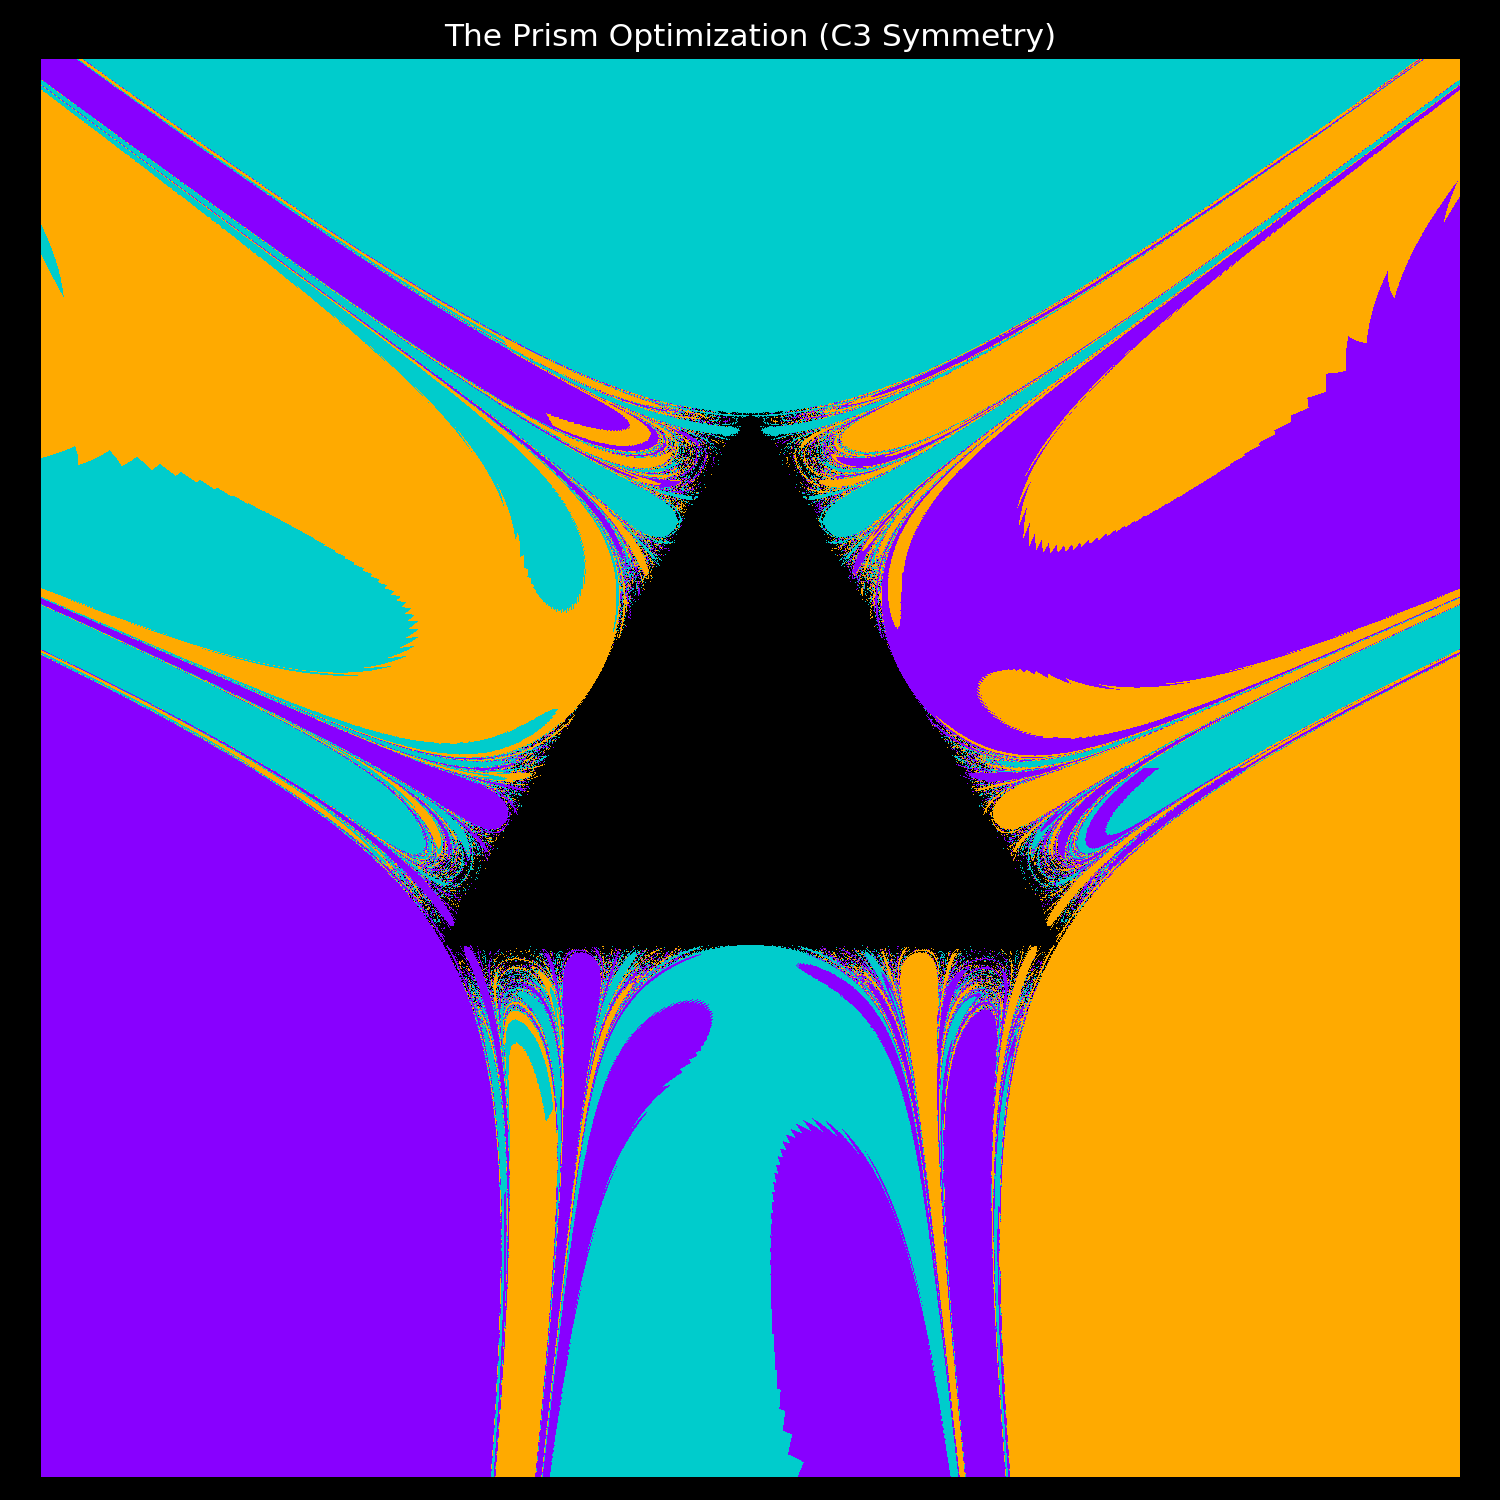

This figure's Python source:
import numpy as np
import matplotlib.pyplot as plt
from numba import njit, prange
import time

# ==========================================
# 1. THE PHYSICS KERNEL (Symplectic Numba)
# ==========================================
@njit(fastmath=True)
def get_basin_single(m, l, t_max=60.0, dt=0.05, escape_r2=16.0):
    """
    Integrates a single particle to find its exit basin.
    Returns: 1 (Teal), 2 (Center/Purple), 3 (Gold)
    """
    pm, pl = 0.0, 0.0
    steps = int(t_max / dt)
    
    # Pre-calc constants
    sigma = 1.0
    
    for _ in range(steps):
        # -- Symplectic Step 1 --
        fm = -(m + 2*sigma*m*l)
        fl = -(l + sigma*(m**2 - l**2))
        pm += 0.5 * dt * fm
        pl += 0.5 * dt * fl
        
        m += dt * pm
        l += dt * pl
        
        # -- Symplectic Step 2 --
        fm = -(m + 2*sigma*m*l)
        fl = -(l + sigma*(m**2 - l**2))
        pm += 0.5 * dt * fm
        pl += 0.5 * dt * fl
        
        # -- Ballistic Check --
        r2 = m*m + l*l
        if r2 > escape_r2:
            # We have escaped. Determine exit angle.
            angle = np.arctan2(l, m)
            # Map angle to basin (The 3 Valleys)
            # Valley 1: ~90 deg (Top)
            # Valley 2: ~210 deg (Bottom Left)
            # Valley 3: ~330 deg (Bottom Right)
            
            if angle > 0.5 and angle < 2.6: return 1  # Top
            elif angle <= -2.6 or angle >= 2.6: return 2 # Left (visual swap for color balance)
            else: return 3 # Right
            
    return 0 # Did not escape (Trapped/Limit Cycle)

@njit(parallel=True, fastmath=True)
def solve_prism_sector(res, zoom):
    """
    Solves ONLY the primary 120-degree wedge (Triangle Sector).
    """
    # Create grid in Polar Coordinates directly to easily crop the wedge
    # We want a full square grid, but we will mark non-wedge pixels as 0 to skip them
    
    out_map = np.zeros((res, res), dtype=np.int8)
    
    # Center offset
    cx = (res - 1) / 2.0
    cy = (res - 1) / 2.0
    scale = (2.0 * zoom) / res
    
    for y in prange(res):
        for x in range(res):
            # Map pixel to physical space
            px = (x - cx) * scale
            py = (y - cy) * scale
            
            # Check Angle
            angle = np.arctan2(py, px)
            
            # We only solve if angle is between -30 and 90 degrees (a 120 degree slice)
            # Or simpler: 0 to 120 (0 to 2pi/3)
            # Let's use the standard sector: 90 deg +/- 60 deg?
            # Let's do 0 to 120 degrees (0 to 2.09 radians)
            # Normalizing angle to [0, 2pi]
            if angle < 0: angle += 2*np.pi
            
            # THE PRISM OPTIMIZATION:
            # We only compute if the point falls in the first 1/3rd of the pie.
            if 0.0 <= angle < (2 * np.pi / 3):
                out_map[y, x] = get_basin_single(px, py)
            else:
                out_map[y, x] = 0 # Mark as empty
                
    return out_map

# ==========================================
# 2. THE GEOMETRY ENGINE (Reconstruction)
# ==========================================

def reconstruction_pass(partial_map):
    """
    Takes the 1/3rd computed map and rotates it twice to fill the void.
    Applies permutation to the basin IDs so the colors spiral correctly.
    """
    # 1. The Original (0 - 120 deg)
    full_map = partial_map.copy()
    
    # 2. Rotation 1 (+120 deg)
    # We rotate the IMAGE by 120 degrees counter-clockwise
    # Basin Shift: 1->2, 2->3, 3->1
    
    # Note: scipy.ndimage.rotate is slow.
    # For a perfect square grid, strict 90deg is easy, 120 is hard with arrays.
    # actually, calculating the wedge pixel-by-pixel is harder to rotate.
    
    # ALTERNATIVE STRATEGY:
    # Instead of image rotation, let's use the Symmetry at the SOLVER level.
    # See 'solve_folded_universe' below.
    return full_map

@njit(parallel=True, fastmath=True)
def solve_folded_universe(res, zoom):
    """
    Iterates over EVERY pixel, but maps it to the 'Prism Sector' before solving.
    Then maps the result back.
    
    This ensures we never calculate a trajectory that is merely a rotation of another.
    """
    out_map = np.zeros((res, res), dtype=np.int8)
    
    cx = (res - 1) / 2.0
    cy = (res - 1) / 2.0
    scale = (2.0 * zoom) / res
    
    deg120 = 2 * np.pi / 3
    deg240 = 4 * np.pi / 3
    
    for y in prange(res):
        for x in range(res):
            # 1. Current Physical Coords
            px = (x - cx) * scale
            py = (y - cy) * scale
            
            # 2. Get Polar
            r = np.sqrt(px*px + py*py)
            theta = np.arctan2(py, px)
            if theta < 0: theta += 2*np.pi
            
            # 3. Fold into Primary Sector [0, 120)
            # We track how many rotations we did to shift the color later
            rotation_count = 0
            
            effective_theta = theta
            
            if theta >= deg240:
                effective_theta = theta - deg240
                rotation_count = 2
            elif theta >= deg120:
                effective_theta = theta - deg120
                rotation_count = 1
                
            # 4. Map back to Cartesian for the Solver
            # The solver only sees the "Prism" version of the particle
            eff_px = r * np.cos(effective_theta)
            eff_py = r * np.sin(effective_theta)
            
            # 5. SOLVE (Expensive Step)
            # We enter the Numba solver with the folded coordinates
            raw_basin = get_basin_single(eff_px, eff_py)
            
            # 6. Unfold Color
            # If basin is 0 (trapped), it stays 0
            if raw_basin == 0:
                out_map[y, x] = 0
            else:
                # Cycle: 1->2->3->1
                # basin 1 (teal), 2 (purple), 3 (gold)
                # We need to shift the basin ID by 'rotation_count'
                # (val - 1 + shift) % 3 + 1
                
                final_basin = (raw_basin - 1 + rotation_count) % 3 + 1
                out_map[y, x] = final_basin
                
    return out_map

# ==========================================
# 3. EXECUTION
# ==========================================

def run_benchmark():
    RES = 9000
    ZOOM = 2.0
    
    print(f"[-] Initializing Prism Solver (Resolution: {RES}x{RES})...")
    print(f"[-] Folding Space into 120-degree Sector...")
    
    t0 = time.time()
    # First run includes compilation overhead
    result_map = solve_folded_universe(RES, ZOOM)
    t1 = time.time()
    
    print(f"[+] Solved in {t1-t0:.4f} seconds.")
    print(f"    (Theoretical comparison: Full Grid would take ~{(t1-t0)*3:.2f}s)")
    
    # Plot
    plt.figure(figsize=(10, 10), facecolor='black')
    # Custom palette: Black, Cyan, Purple, Orange
    cmap = plt.cm.colors.ListedColormap(['black', '#00cccc', '#8800ff', '#ffaa00'])
    
    plt.imshow(result_map, origin='lower', cmap=cmap, interpolation='nearest')
    plt.title(f"The Prism Optimization (C3 Symmetry)", color='white', fontsize=15)
    plt.axis('off')
    plt.tight_layout()
    plt.savefig('wada_prism_solver.png', dpi=150)
    plt.show()

if __name__ == "__main__":
    run_benchmark()
